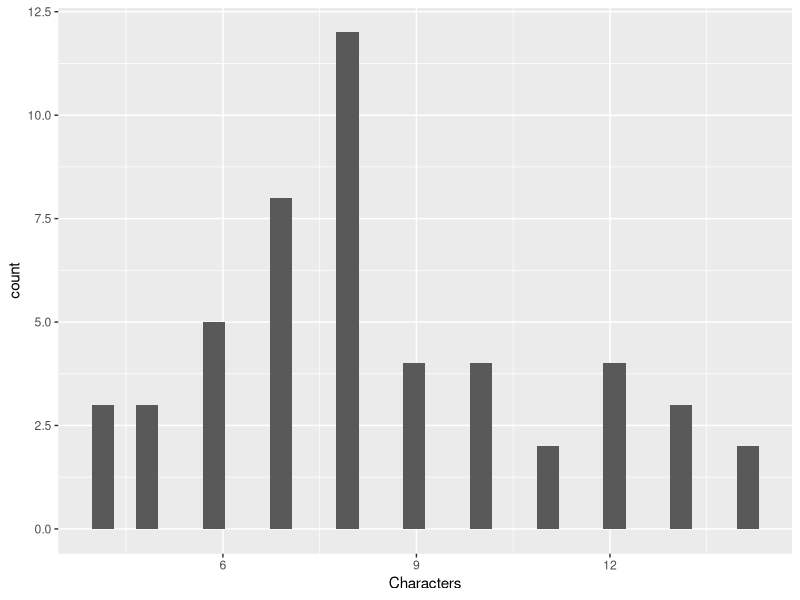

R code for this plot:
states=rownames(USArrests)
#. Get states names with 'w'
#convert to lower case
lowerstates <- tolower(states)
lowerstates

lsdframe<-as.data.frame(lowerstates)

library(sqldf)

sqldf("SELECT * 
      FROM lsdframe 
      WHERE `lowerstates`LIKE 'w%'") 

#. Get states names with 'W'.
dfstates<- as.data.frame(states)
dfstates                        
sqldf("SELECT * 
      FROM dfstates 
      WHERE `states`LIKE 'W%'") 

#2. Prepare a histogram of the number of characters in each US state.s

library(ggplot2)

states1 <-  as.data.frame(nchar(states))
#add a column of names to states1 dataframe
states1$States<- states
colnames(states1)<-c("Characters","States")
states1
ggplot(states1, aes(x=Characters)) + geom_histogram()
     
       
